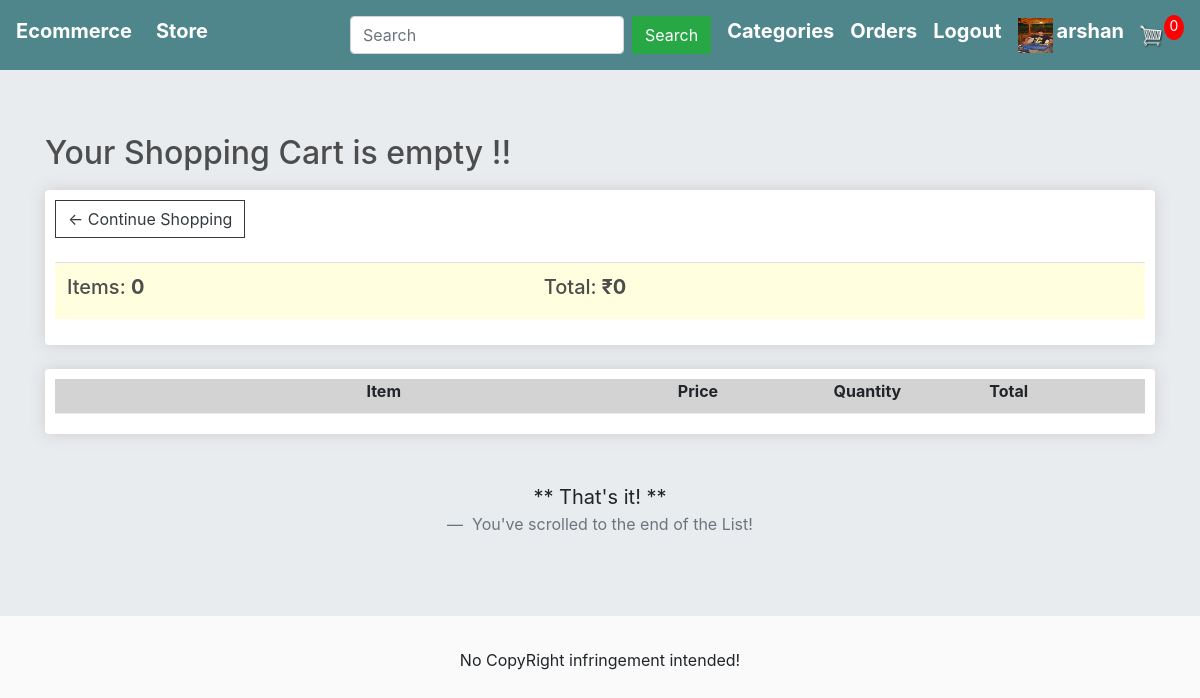
Page /cart/ (signed in) on the earlier database version.
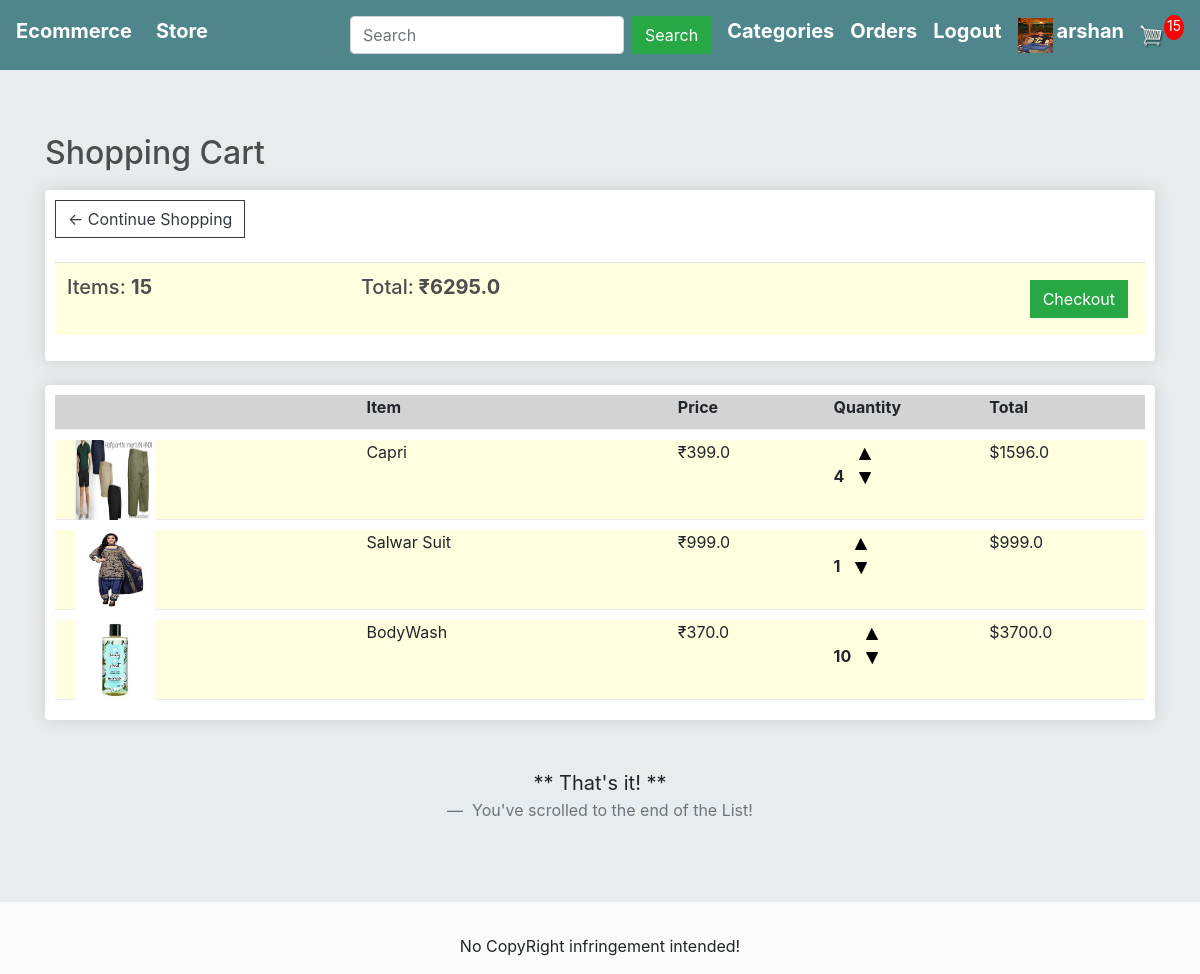
Same page on the later database version.
### accounts/models.py (models this page shows, shortened)
class Profile(models.Model):
    user = models.OneToOneField(User,on_delete=models.CASCADE)
    dob = models.DateField(null=True,blank=True)
    photo = models.ImageField(null=True,blank=True)

### store/models.py (models this page shows, shortened)
class OrderItem(models.Model):
    user = models.ForeignKey(User, on_delete=models.CASCADE, null=True, blank=False)
    product = models.ForeignKey(Product, on_delete=models.CASCADE, null=True, blank=False)
    date_ordered = models.DateTimeField(auto_now_add=True)
    quantity = models.IntegerField(default=0, blank=True, null=True)
    @property
    def get_total(self):
        total = self.product.price * self.quantity
        return total

class Product(models.Model):
    category = models.ManyToManyField(ProductCategories)
    name = models.CharField(max_length=100, blank=False, name=False)
    price = models.FloatField(blank=False, null=False)
    image = models.FileField(null=True, blank=True)
    description = models.TextField(null=True, blank=True)
    @property
    def get_imageURL(self):
        try:
            url = self.image.url
        except:
            url = ''
        return url

### store/views.py (the view)
# urls.py: path('cart/',views.cart,name='cart'),
def cart(request):
    items = []
    total_cost_cart = 0
    total_item_cart = 0
    if request.user.is_authenticated:
        items = OrderItem.objects.filter(user=request.user)
        for item in items:
            total_item_cart += item.quantity
        for item in items:
            total_cost_cart += item.get_total
    if total_item_cart == 0:
        check = False
    else:
        check = True
    product_categories = ProductCategories.objects.all()
    context = {
        'items': items,
        'total_item_cart': total_item_cart,
        'total_cost_cart': total_cost_cart,
        'check': check,
        'product_categories': product_categories,
    }
    return render(request, 'store/cart.html', context)

### store/templates/store/cart.html (shortened to what this page needs)
{% extends 'store/main.html' %}
{% load static %}
{% block content %}
	{% if total_item_cart %}
		<h2>Shopping Cart</h2>
	{% else %}
		<h2>Your Shopping Cart is empty !!</h2>
	{% endif %}
	<div class="row">
		<div class="col-lg-12">
			<div class="box-element">
				<a  class="btn btn-outline-dark" href="{% url 'store' %}">&#x2190; Continue Shopping</a>
				<br>
				<br>
				<table class="table" style="background-color: lightyellow">
					<tr>
						<th><h5>Items: <strong>{{total_item_cart}}</strong></h5></th>
						<th><h5>Total:<strong> &#8377;{{total_cost_cart}}</strong></h5></th>
						<th>
							{% if check %}
								<a  style="float:right; margin:5px;" class="btn btn-success" href="{% url 'checkout' %}">Checkout</a>
							{% endif %}
						</th>
					</tr>
				</table>
			</div>
			<br>
			{% if request.user.is_authenticated %}
				<div class="box-element">
						<div class="cart-row" style="background-color: lightgray">
							<div style="flex:2"></div>
							<div style="flex:2"><strong>Item</strong></div>
							<div style="flex:1"><strong>Price</strong></div>
							<div style="flex:1"><strong>Quantity</strong></div>
							<div style="flex:1"><strong>Total</strong></div>
						</div>
					{% for item in items %}
						<div class="cart-row" style="background-color: lightyellow; height: 80px">
							<div style="flex:2"><a href="{% url 'item_detail' item.product.id %}"><img class="row-image" src="{{item.product.get_imageURL}}" style="width: 80px; height: 80px;margin-left: 20px"></a></div>
							<div style="flex:2"><p>{{item.product.name}}</p></div>
							<div style="flex:1"><p>&#8377;{{item.product.price}}</p></div>
							<div style="flex:1">
								<p class="quantity">{{item.quantity}}</p>
								<div class="quantity">
                                    <a href="{% url 'update_item' item.product.id "add" 1%}"> <img src="{% static  'images/arrow-up.png' %}" alt="Inc Item" style="width:12px;height:12px;"> </a>
                                <br>
                                <a href="{% url 'update_item' item.product.id "remove" 1%}"> <img src="{% static  'images/arrow-down.png' %}" alt="Dec Item" style="width:12px;height:12px;"> </a>
								</div>
							</div>
							<div style="flex:1"><p>${{item.get_total}}</p></div>
						</div>
					{% endfor %}
				</div>
			{% endif %}
		</div>
	</div>
	<br><br>
	<blockquote class="blockquote text-center">
		<p class="mb-0">** That's it! **</p>
		<footer class="blockquote-footer"> You've scrolled to the end of the List!</footer>
	</blockquote>
{% endblock content %}

### store/templates/store/main.html (shortened to what this page needs)
<!DOCTYPE html>
{% load static %}
<html>
<head>
	<link rel="stylesheet" href="https://stackpath.bootstrapcdn.com/bootstrap/4.4.1/css/bootstrap.min.css">
	<link rel="stylesheet" href="https://maxcdn.bootstrapcdn.com/bootstrap/4.0.0/css/bootstrap.min.css">
	<link rel="stylesheet" href="https://cdnjs.cloudflare.com/ajax/libs/font-awesome/5.14.0/css/all.min.css" />
	<link rel="stylesheet" type="text/css" href="{% static 'store/css/main.css' %}">
</head>
<body>
	<nav class="navbar navbar-expand-lg navbar-dark bg-dark">
	  <h5><strong><a class="navbar-brand" href="{% url 'store' %}" style="color: white">Ecommerce</a></strong></h5>
	  <div class="collapse navbar-collapse" id="navbarSupportedContent">
	    <ul class="navbar-nav mr-auto">
	      <li class="nav-item active">
	        <h5><strong><a class="nav-link" href="{% url 'store' %}" style="color: white">Store <span class="sr-only">(current)</span></a></strong></h5>
	      </li>
	    </ul>
	    <div class="form-inline my-2 my-lg-0">
	    	<form method="get" action="{% url 'search' %}" class="form-inline my-2 my-lg-0">
					<input type="search" name="search" aria-label="Search" placeholder="Search" class="form-control mr-sm-2">
					<button class="btn btn-success my-2 mr-sm-3" type="submit">Search</button>
			</form>
			<div class="dropdown mr-sm-3">
					  <h5><strong><a style="color: white">Categories</a></strong></h5>
			</div>
	    	{% if request.user.is_authenticated %}
	     		<h5 class="mr-sm-3"><strong><a href="{% url 'order_details' %}" style="color: white">Orders</a></strong></h5>
	     		<h5 class="mr-sm-3"><strong><a href="{% url 'user_logout' %}" style="color: white">Logout</a></strong></h5>
	     		{% if request.user.profile.photo %}
					<a href="{% url 'profilepage' username=user.username %}"><img class="mr-sm-1" src="{{ request.user.profile.photo.url }}" width="35" height="35"></a>
				{% else %}
					<a href="{% url 'profilepage' username=user.username %}"><img class="mr-sm-1" src="/static/images/default.png" width="35" , height="35"></a>
				{% endif %}
		    	<h5><strong><a href="{% url 'profilepage' username=request.user.username %}" style="color: white">{{request.user.username}}</a></strong></h5>
	     	{% else %}
	     		<h5 class="mr-sm-3"><strong><a href="{% url 'user_login' %}" style="color: white">Login</a></strong></h5>
	     		<div>
		     		<h5 class="mr-sm-3"><strong><a href="{% url 'register' %}" style="color: white">SignUp</a></strong></h5>
	     		</div>
	     	{% endif %}
	     	<a href="{% url 'cart' %}">
	    		<img  id="cart-icon" src="{% static 'images/cart.png' %}">
	    	</a>
	    	<p id="cart-total">{{total_item_cart}}</p>
	    </div>
	  </div>
	</nav>
	<div class="jumbotron jumbotron-fluid">
		<div class="container container-fluid">
			{% block content %}
			{% endblock %}
		</div>
	</div>
	<footer class="footer">
		<p style="text-align: center;">No CopyRight infringement intended!</p>
	</footer>
</body>
</html>

### static/store/css/main.css (style rules this page uses)
body { background-color: hsl(0, 0%, 98%); }
h1,h2,h3,h4,h5,h6 { color:hsl(0, 0%, 30%); }
.box-element { box-shadow:hsl(0, 0%, 80%) 0 0 16px; background-color: #fff; border-radius: 4px; padding: 10px; }
.bg-dark { background-color: #4f868c!important; }
#cart-icon { width:25px; display: inline-block; margin-left: 15px; }
#cart-total { display: block; text-align: center; color:#fff; background-color: red; width: 20px; height: 25px; border-radius: 50%; font-size: 14px; }
.col-lg-4, .col-lg-6, .col-lg-8, .col-lg-12 { margin-top: 10px; }
.btn { border-radius: 0; }
.row-image { width: 100px; }
.cart-row { display: flex; align-items: flex-stretch; padding-bottom: 10px; margin-bottom: 10px; border-bottom: 1px solid #ececec; }
.quantity { display: inline-block; font-weight: 700; padding-right:10px; }

### store/templates/store/main.html (style rules this page uses)
.dropdown { position: relative; display: inline-block; }

Differences in the rows shown:
added OrderItem: product.get_imageURL (picture), product.name "Capri", product.price "399.0", quantity "4", get_total "1596.0"
added OrderItem: product.get_imageURL (picture), product.name "Salwar Suit", product.price "999.0", quantity "1", get_total "999.0"
added OrderItem: product.get_imageURL (picture), product.name "BodyWash", product.price "370.0", quantity "10", get_total "3700.0"
Other differences:
{{ total_item_cart }}: "0" → "15"
{{ total_cost_cart }}: "0" → "6295.0"
text no longer shown: "Your Shopping Cart is empty !!"
text now shown: "Shopping Cart Checkout"
